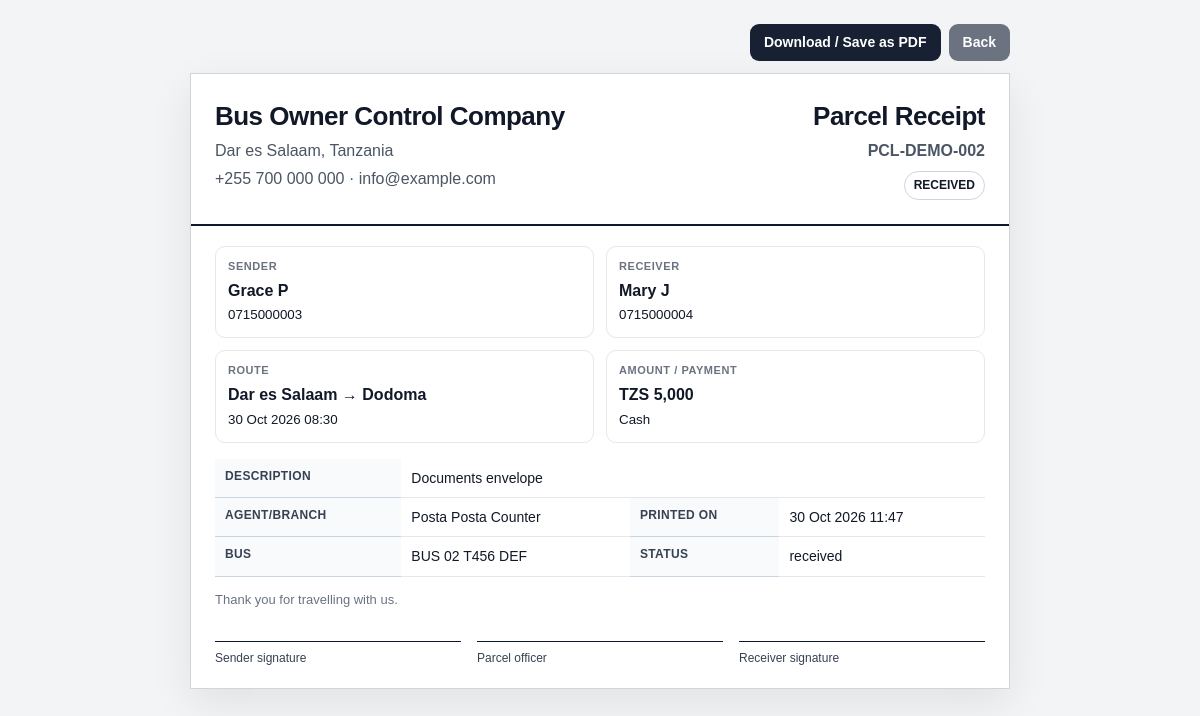
Screenshot of /parcel_receipt.php?id=2 (signed in) with the database file from the repository.
### tables this page shows
CREATE TABLE parcels (
  id INT AUTO_INCREMENT PRIMARY KEY,
  tracking_code VARCHAR(50) NOT NULL UNIQUE,
  trip_id INT NULL,
  agent_id INT NULL,
  sender_name VARCHAR(160) NOT NULL,
  sender_phone VARCHAR(60) NULL,
  receiver_name VARCHAR(160) NOT NULL,
  receiver_phone VARCHAR(60) NULL,
  description TEXT NOT NULL,
  from_branch VARCHAR(120) NULL,
  to_branch VARCHAR(120) NULL,
  amount_paid DECIMAL(12,2) NOT NULL DEFAULT 0,
  payment_method ENUM('cash','mobile_money','bank') NOT NULL DEFAULT 'cash',
  status ENUM('received','loaded','in_transit','delivered','cancelled') NOT NULL DEFAULT 'received',
  created_at TIMESTAMP DEFAULT CURRENT_TIMESTAMP,
  CONSTRAINT fk_parcels_trip FOREIGN KEY (trip_id) REFERENCES trips(id),
  CONSTRAINT fk_parcels_agent FOREIGN KEY (agent_id) REFERENCES agents(id),
  INDEX idx_parcels_tracking (tracking_code),
  INDEX idx_parcels_trip (trip_id),
  INDEX idx_parcels_agent (agent_id)
);

CREATE TABLE routes (
  id INT AUTO_INCREMENT PRIMARY KEY,
  origin VARCHAR(120) NOT NULL,
  destination VARCHAR(120) NOT NULL,
  distance_km DECIMAL(10,2) NULL,
  standard_fare DECIMAL(12,2) NOT NULL DEFAULT 0,
  status ENUM('active','inactive') NOT NULL DEFAULT 'active',
  created_at TIMESTAMP DEFAULT CURRENT_TIMESTAMP,
  INDEX idx_routes_origin_destination (origin, destination)
);

CREATE TABLE trips (
  id INT AUTO_INCREMENT PRIMARY KEY,
  route_id INT NOT NULL,
  bus_id INT NOT NULL,
  driver_id INT NULL,
  conductor_name VARCHAR(160) NULL,
  departure_date DATE NOT NULL,
  departure_time TIME NOT NULL,
  fare DECIMAL(12,2) NOT NULL DEFAULT 0,
  status ENUM('scheduled','departed','completed','cancelled') NOT NULL DEFAULT 'scheduled',
  created_at TIMESTAMP DEFAULT CURRENT_TIMESTAMP,
  CONSTRAINT fk_trips_route FOREIGN KEY (route_id) REFERENCES routes(id),
  CONSTRAINT fk_trips_bus FOREIGN KEY (bus_id) REFERENCES buses(id),
  CONSTRAINT fk_trips_driver FOREIGN KEY (driver_id) REFERENCES drivers(id),
  INDEX idx_trips_date (departure_date),
  INDEX idx_trips_bus_date (bus_id, departure_date)
);

CREATE TABLE agents (
  id INT AUTO_INCREMENT PRIMARY KEY,
  name VARCHAR(160) NOT NULL,
  phone VARCHAR(60) NULL,
  branch VARCHAR(120) NOT NULL,
  commission_rate DECIMAL(6,2) NOT NULL DEFAULT 0,
  status ENUM('active','inactive') NOT NULL DEFAULT 'active',
  created_at TIMESTAMP DEFAULT CURRENT_TIMESTAMP
);

CREATE TABLE buses (
  id INT AUTO_INCREMENT PRIMARY KEY,
  bus_number VARCHAR(80) NOT NULL,
  plate_number VARCHAR(40) NOT NULL UNIQUE,
  capacity INT NOT NULL,
  model VARCHAR(120) NULL,
  status ENUM('active','maintenance','inactive') NOT NULL DEFAULT 'active',
  latra_license_expiry DATE NULL,
  insurance_expiry DATE NULL,
  next_service_date DATE NULL,
  notes TEXT NULL,
  created_at TIMESTAMP DEFAULT CURRENT_TIMESTAMP
);

### app/core/helpers.php (called while the page is built, shortened)
<?php
function e(?string $value): string
{
    return htmlspecialchars((string)$value, ENT_QUOTES, 'UTF-8');
}
function money($amount): string
{
    return CURRENCY . ' ' . number_format((float)$amount, 0);
}
function url(string $path = ''): string
{
    $base = rtrim(dirname($_SERVER['SCRIPT_NAME']), '/\\');
    return $base . '/' . ltrim($path, '/');
}
function app_date(?string $date): string
{
    return date('d M Y', strtotime($date));
}

### app/core/db.php (called while the page is built, shortened)
<?php
function db(): PDO
{
    static $pdo = null;
    if ($pdo instanceof PDO) {
        return $pdo;
    }
    $dsn = 'mysql:host=' . DB_HOST . ';dbname=' . DB_NAME . ';charset=' . DB_CHARSET;
    $options = [
        PDO::ATTR_ERRMODE => PDO::ERRMODE_EXCEPTION,
        PDO::ATTR_DEFAULT_FETCH_MODE => PDO::FETCH_ASSOC,
        PDO::ATTR_EMULATE_PREPARES => false,
    ];
    try {
        $pdo = new PDO($dsn, DB_USER, DB_PASS, $options);
        return $pdo;
    } catch (PDOException $e) {
        http_response_code(500);
        exit('Database connection failed. Check app/config.php and make sure database/schema.sql was imported.');
    }
}

### app/core/settings.php (called while the page is built, shortened)
<?php
require_once __DIR__ . '/db.php';
require_once __DIR__ . '/helpers.php';
function setting_get(string $key, string $default = ''): string
{
    static $cache = null;
    if ($cache === null) {
        $cache = [];
        try {
            $rows = db()->query('SELECT setting_key, setting_value FROM company_settings')->fetchAll();
            foreach ($rows as $row) {
                $cache[$row['setting_key']] = (string)$row['setting_value'];
            }
        } catch (Throwable $e) {
            $cache = [];
        }
    }
    return array_key_exists($key, $cache) ? $cache[$key] : $default;
}
function company_profile(): array
{
    return [
        'name' => setting_get('company_name', 'Bus Owner Control Company'),
        'phone' => setting_get('company_phone', '+255 700 000 000'),
        'email' => setting_get('company_email', 'info@example.com'),
        'address' => setting_get('company_address', 'Dar es Salaam, Tanzania'),
        'footer' => setting_get('receipt_footer', 'Thank you for travelling with us.'),
        'country_code' => setting_get('whatsapp_country_code', '255'),
    ];
}

### public/parcel_receipt.php (the view, shortened to what this page needs)
<?php
$id = (int)get_value('id','0');
$st = db()->prepare('SELECT p.*,a.name agent_name,a.branch,t.departure_date,t.departure_time,r.origin,r.destination,b.bus_number,b.plate_number FROM parcels p LEFT JOIN agents a ON p.agent_id=a.id LEFT JOIN trips t ON p.trip_id=t.id LEFT JOIN routes r ON t.route_id=r.id LEFT JOIN buses b ON t.bus_id=b.id WHERE p.id=?');
$st->execute([$id]);
$row = $st->fetch();
$company = company_profile();
$route = ($row['origin'] ?? $row['from_branch']) . ' → ' . ($row['destination'] ?? $row['to_branch']);
?>
<!doctype html><html><head><link rel="stylesheet" href="<?= e(url('assets/css/style.css')) ?>"></head><body class="receipt-page">
<div class="no-print" style="max-width:820px;margin:0 auto 12px;display:flex;gap:8px;justify-content:flex-end"><button class="btn" onclick="window.print()">Download / Save as PDF</button><a class="btn secondary" href="<?= e(url('parcels.php')) ?>">Back</a></div>
<div class="receipt-document"><div class="receipt-header"><div><h1><?= e($company['name']) ?></h1><p><?= e($company['address']) ?></p><p><?= e($company['phone']) ?> · <?= e($company['email']) ?></p></div><div class="text-right"><h1>Parcel Receipt</h1><p><strong><?= e($row['tracking_code']) ?></strong></p><span class="watermark-status"><?= e(strtoupper($row['status'])) ?></span></div></div><div class="receipt-box">
<div class="receipt-meta"><div><span>Sender</span><strong><?= e($row['sender_name']) ?></strong><small><?= e($row['sender_phone']) ?></small></div><div><span>Receiver</span><strong><?= e($row['receiver_name']) ?></strong><small><?= e($row['receiver_phone']) ?></small></div><div><span>Route</span><strong><?= e($route) ?></strong><small><?= e($row['departure_date'] ? app_date($row['departure_date']).' '.substr($row['departure_time'],0,5) : 'Not assigned to trip') ?></small></div><div><span>Amount / Payment</span><strong><?= e(money($row['amount_paid'])) ?></strong><small><?= e(str_replace('_',' ',ucfirst($row['payment_method']))) ?></small></div></div>
<table class="report-table"><tr><th>Description</th><td colspan="3"><?= e($row['description']) ?></td></tr><tr><th>Agent/Branch</th><td><?= e(($row['branch']??'Office').' '.($row['agent_name']??'')) ?></td><th>Printed On</th><td><?= e(date('d M Y H:i')) ?></td></tr><tr><th>Bus</th><td><?= e(($row['bus_number']??'').' '.($row['plate_number']??'')) ?></td><th>Status</th><td><?= e($row['status']) ?></td></tr></table>
<p class="report-note"><?= e($company['footer']) ?></p><div class="receipt-signatures"><div>Sender signature</div><div>Parcel officer</div><div>Receiver signature</div></div></div></div></body></html>

### public/assets/css/style.css (style rules this page uses)
:root { --bg: #f5f7fb; --card: #ffffff; --text: #182033; --muted: #6b7280; --border: #e5e7eb; --border-strong: #cbd5e1; --primary: #182033; --primary-soft: #eef2ff; --accent: #f59e0b; --danger: #b91c1c; --success: #047857; --warning: #b45309; --shadow: 0 10px 30px rgba(15,23,42,.06); }
* { box-sizing: border-box; }
html { -webkit-text-size-adjust: 100%; }
body { margin: 0; font-family: Arial, Helvetica, sans-serif; background: var(--bg); color: var(--text); line-height: 1.45; }
a { color: inherit; text-decoration: none; }
button, input, select, textarea { font: inherit; }
table { width: 100%; border-collapse: collapse; background: white; }
th, td { padding: 10px 11px; border-bottom: 1px solid var(--border); text-align: left; font-size: 14px; vertical-align: top; }
th { background: #f9fafb; color: #374151; font-size: 12px; text-transform: uppercase; letter-spacing: .03em; white-space: nowrap; }
.btn { display:inline-block; border: 0; background: var(--primary); color: white; padding: 10px 14px; border-radius: 9px; cursor:pointer; font-weight: 700; font-size: 14px; line-height: 1.2; }
.btn.secondary { background: #6b7280; }
.text-right { text-align:right; }
.report-table { width:100%; border-collapse:collapse; }
.report-table th { background:#f8fafc; border-bottom:1px solid var(--border-strong); }
.report-table td, .report-table th { padding: 9px 10px; }
.report-note { margin: 14px 0 0; color: var(--muted); font-size: 13px; }
.receipt-page { background:#f3f4f6; padding:24px; }
.receipt-document { max-width:820px; margin:0 auto; background:white; color:#111827; border:1px solid #d1d5db; box-shadow:0 14px 40px rgba(0,0,0,.08); }
.receipt-header { display:flex; justify-content:space-between; gap:18px; padding:24px; border-bottom:2px solid #111827; }
.receipt-header h1 { margin:0; font-size:26px; letter-spacing:-.02em; }
.receipt-header p { margin:4px 0 0; color:#4b5563; }
.receipt-box { padding:20px 24px; }
.receipt-meta { display:grid; grid-template-columns:repeat(2, minmax(0,1fr)); gap:12px; margin-bottom:16px; }
.receipt-meta div { border:1px solid #e5e7eb; border-radius:10px; padding:12px; }
.receipt-meta span { display:block; font-size:11px; text-transform:uppercase; color:#6b7280; font-weight:800; letter-spacing:.05em; }
.receipt-meta strong { display:block; margin-top:4px; }
.receipt-signatures { display:grid; grid-template-columns:repeat(3, minmax(0,1fr)); gap:16px; margin-top:32px; }
.receipt-signatures div { border-top:1px solid #111827; padding-top:8px; font-size:12px; color:#374151; }
.watermark-status { font-size:12px; font-weight:800; border:1px solid #cbd5e1; border-radius:999px; padding:5px 9px; display:inline-block; margin-top:8px; }

### rows the page displays
parcels: tracking_code "PCL-DEMO-002", status "RECEIVED", sender_name "Grace P", sender_phone "0715000003", receiver_name "Mary J", receiver_phone "0715000004", routes.origin+destination "Dar es Salaam → Dodoma", trip.departure_time "30 Oct 2026 08:30", amount_paid "TZS 5,000", payment_method "Cash", description "Documents envelope", agent.name "Posta Posta Counter", buses.bus_number+plate_number "BUS 02 T456 DEF", status "received"

### other values shown
$company['name'] "Bus Owner Control Company"
$company['address'] "Dar es Salaam, Tanzania"
$company['phone'] "+255 700 000 000"
$company['email'] "info@example.com"
$company['footer'] "Thank you for travelling with us."
